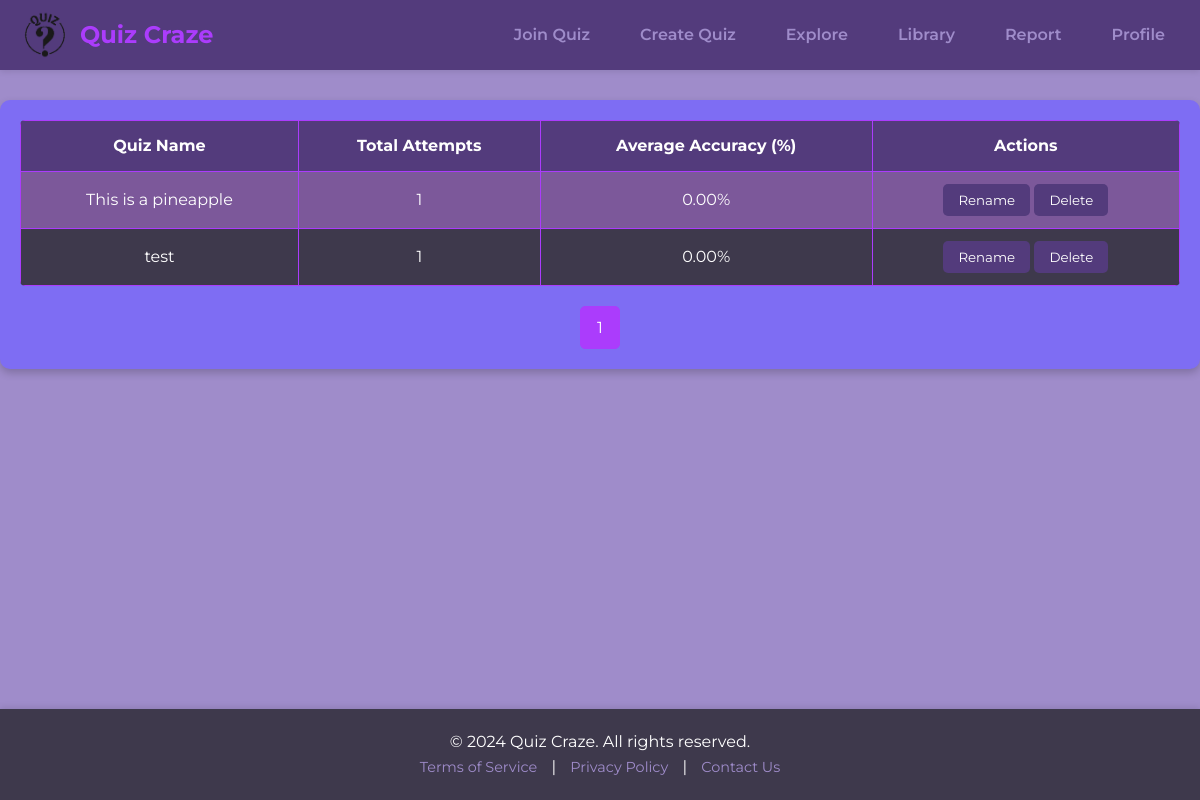
Screenshot of /report/reportMainPage.php (signed in) with the database file from the repository.
### tables this page shows
CREATE TABLE IF NOT EXISTS `attempt` (
  `attemptId` int NOT NULL AUTO_INCREMENT,
  `attemptTime` timestamp NOT NULL,
  `score` int NOT NULL,
  `comment` varchar(1000) NOT NULL,
  `userId` int NOT NULL,
  `quizId` int NOT NULL,
  `correctQuestions` json NOT NULL,
  PRIMARY KEY (`attemptId`),
  KEY `userId` (`userId`),
  KEY `quizId` (`quizId`)
);

CREATE TABLE IF NOT EXISTS `quiz` (
  `quizId` int NOT NULL AUTO_INCREMENT,
  `title` varchar(255) NOT NULL,
  `description` varchar(1000) NOT NULL,
  `userId` int NOT NULL,
  `created_at` date NOT NULL,
  PRIMARY KEY (`quizId`),
  KEY `userId` (`userId`)
);

### report/reportMainPage.php (the view, shortened to what this page needs)
<?php
include 'db.php';
$limit = 10;
$page = isset($_GET['page']) ? max(1, (int)$_GET['page']) : 1;
$totalQuizzesQuery = "SELECT COUNT(*) AS total FROM quiz";
$totalResult = $conn->query($totalQuizzesQuery);
$totalRow = $totalResult->fetch_assoc();
$totalQuizzes = $totalRow['total'];
$totalPages = ceil($totalQuizzes / $limit);
$sql1 = "SELECT attempt.quizId, attempt.attemptId, attempt.attemptTime, attempt.score, attempt.comment, attempt.correctQuestions, quiz.title, quiz.description
FROM quiz
INNER JOIN attempt ON quiz.quizId = attempt.quizId;";
$result1 = $conn->query($sql1);
$attempts = [];
if ($result1->num_rows > 0) {
    while ($row = $result1->fetch_assoc()) {
        $attempts[] = $row;
    }
}
?>
<!DOCTYPE html>
<html lang="en">
<head>
    <link rel="stylesheet" href="styling.css">
</head>
<body>
<header>
    <div class="header-container">
        <div class="logo-container">
            <img src="../rwdd_logo.png" alt="logo" id="logo">
            <span class="site-name">Quiz Craze</span>
        </div>
        <nav class="nav-links" id="nav-links">
            <a href="../createQuiz/join.php">Join Quiz</a>
            <a href="../createQuiz/create.php">Create Quiz</a>
            <a href="../explore/explore.php">Explore</a>
            <a href="../library/LibraryPublished.php">Library</a>
            <a href="../report/reportMainPage.php">Report</a>
            <a href="../profile/profile.php">Profile</a>
        </nav>
    </div>
</header>
    <div class="main-container">
    <table>
    <tr>
        <th>Quiz Name</th>
        <th>Total Attempts</th>
        <th>Average Accuracy (%)</th>
        <th>Actions</th>
    </tr>
    <?php
    $quizzes = [];
    foreach ($attempts as $attempt) {
        $quizTitle = $attempt['quizId'];
        $quizzes[$quizTitle][] = $attempt;
    }
    foreach ($quizzes as $quizTitle => $quizAttempts):
        $totalParticipants = count($quizAttempts);
        $totalAccuracy = 0;
        foreach ($quizAttempts as $attempt):
            $data = json_decode($attempt['correctQuestions'], true);
            $totalCorrect = 0;
            $totalQuestions = count($data);
            $totalAccuracy += ($totalCorrect / $totalQuestions);
        endforeach;
        $averageAccuracy = ($totalParticipants > 0) ? ($totalAccuracy / $totalParticipants) * 100 : 0;
        $firstAttempt = $quizAttempts[0];
        $quizId = $firstAttempt['quizId'];
    ?>
        <tr data-id="<?php echo $quizId; ?>" onclick="window.location.href='Review.php?quizID=<?php echo $quizId; ?>'">
            <td><?php echo htmlspecialchars($attempt['title']); ?></td>
            <td><?php echo $totalParticipants; ?></td>
            <td><?php echo number_format($averageAccuracy, 2) . '%'; ?></td>
            <td>
                <button class="action-btn renameBtn" onclick="event.stopPropagation(); showRenameModal(<?php echo $quizId; ?>, '<?php echo addslashes(htmlspecialchars($attempt['title'])); ?>')">Rename</button>
                <button class="action-btn deleteBtn" onclick="event.stopPropagation(); confirmDelete(<?php echo $quizId; ?>, <?php echo $page; ?>)">Delete</button>
            </td>
        </tr>
    <?php endforeach; ?>
</table>
        <div class="pagination">
            <?php
            for ($i = 1; $i <= $totalPages; $i++) {
                echo "<a href='?page=$i'" . ($i === $page ? " class='active'" : "") . ">$i</a>";
            }
            ?>
        </div>
    </div>
<footer>
<div class="footer-container">
    <p>&copy; 2024 Quiz Craze. All rights reserved.</p>
    <div class="footer-links">
        <a href="../terms/terms.php">Terms of Service</a> |
        <a href="../privacy/privacy.php">Privacy Policy</a> |
        <a href="../contact/contact.php">Contact Us</a>
    </div>
</div>
</footer>
</body>
</html>

### report/styling.css (style rules this page uses)
* { margin: 0; padding: 0; box-sizing: border-box; font-family: "Montserrat", sans-serif; }
:root { --primary-light: #AB3CFC; --primary-medium: #7E6DF3; --primary-dark: #533B7C; --accent-light: #7C589A; --accent-medium: #9F8CCA; --neutral-dark: #3E394C; }
body { background-color: var(--accent-medium); color: var(--neutral-dark); line-height: 1.6; }
header { background-color: var(--primary-dark); color: #fff; box-shadow: 0 2px 6px rgba(0, 0, 0, 0.1); position: sticky; top: 0; z-index: 1000; }
.header-container { max-width: 1200px; margin: 0 auto; display: flex; justify-content: space-between; align-items: center; padding: 10px 20px; }
.logo-container { display: flex; align-items: center; gap: 10px; }
.logo-container #logo { width: 50px; height: 50px; }
.logo-container .site-name { font-size: 1.5rem; font-weight: bold; color: var(--primary-light); }
.nav-links { display: flex; gap: 20px; }
.nav-links a { color: var(--accent-medium); text-decoration: none; font-size: 1rem; font-weight: 600; padding: 8px 15px; transition: color 0.3s ease, background-color 0.3s ease; border-radius: 5px; }
.main-container { background-color: var(--primary-medium); margin: 30px auto; padding: 20px; max-width: 1200px; border-radius: 10px; box-shadow: 0 4px 8px rgba(0, 0, 0, 0.2); color: #fff; }
table { width: 100%; border-collapse: collapse; background-color: var(--neutral-dark); color: #fff; border-radius: 5px; overflow: hidden; }
th, td { padding: 12px; text-align: center; border: 1px solid var(--primary-light); }
th { background-color: var(--primary-dark); color: #fff; }
tr:nth-child(even) { background-color: var(--accent-light); }
button, .action-btn { padding: 8px 15px; border: none; background-color: var(--primary-dark); color: #fff; border-radius: 5px; cursor: pointer; transition: background-color 0.3s ease; }
footer { background-color: var(--neutral-dark); color: #fff; padding: 20px; text-align: center; position: fixed; bottom: 0; width: 100%; box-shadow: 0 -2px 6px rgba(0, 0, 0, 0.1); }
.footer-container { display: flex; flex-direction: column; align-items: center; }
.footer-links a { color: var(--accent-medium); text-decoration: none; margin: 0 10px; font-size: 0.9rem; transition: color 0.3s ease; }
.pagination { display: flex; justify-content: center; margin-top: 20px; }
.pagination a { padding: 8px 16px; margin: 0 5px; border: 1px solid var(--primary-light); color: var(--primary-light); text-decoration: none; border-radius: 5px; transition: background-color 0.3s ease; }
.pagination a.active, .pagination a:hover { background-color: var(--primary-light); color: #fff; border-color: var(--primary-light); }

### rows the page displays
attempt: quizId.title "This is a pineapple", totalParticipants "1", averageAccuracy "0.00"
attempt: quizId.title "test", totalParticipants "1", averageAccuracy "0.00"
